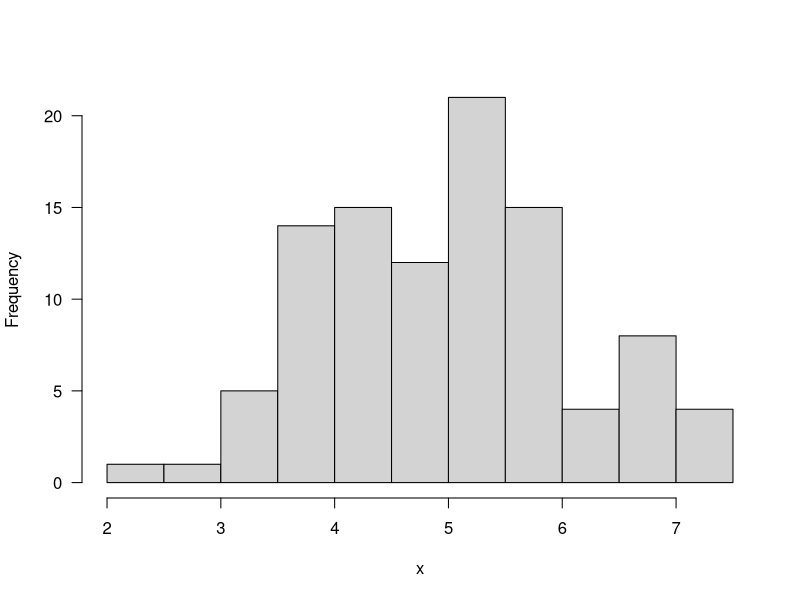
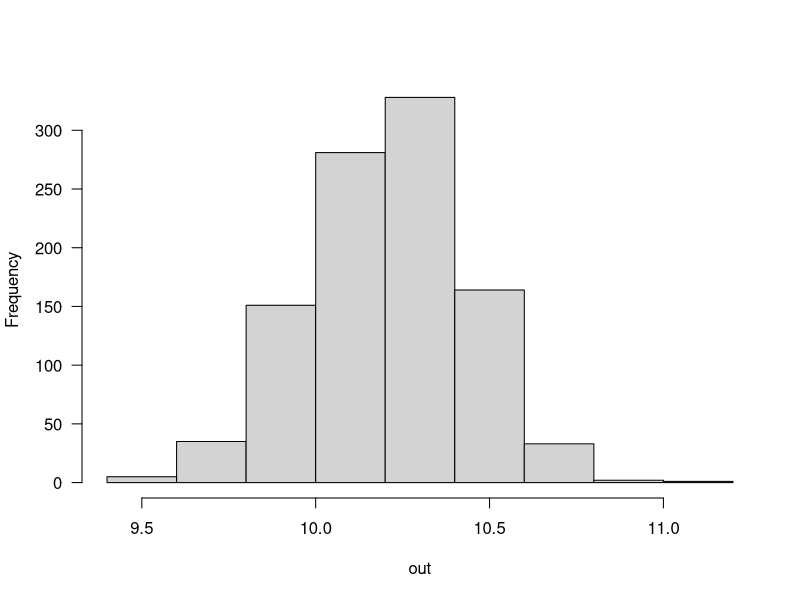
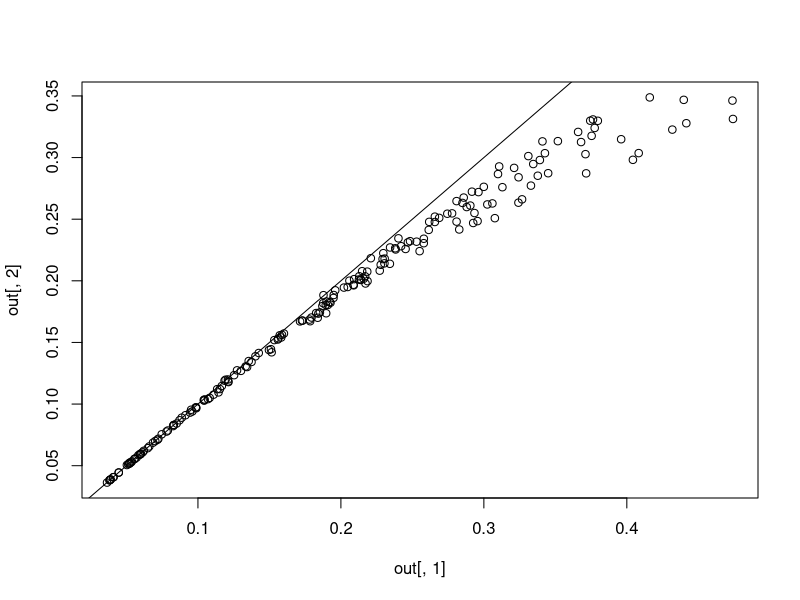
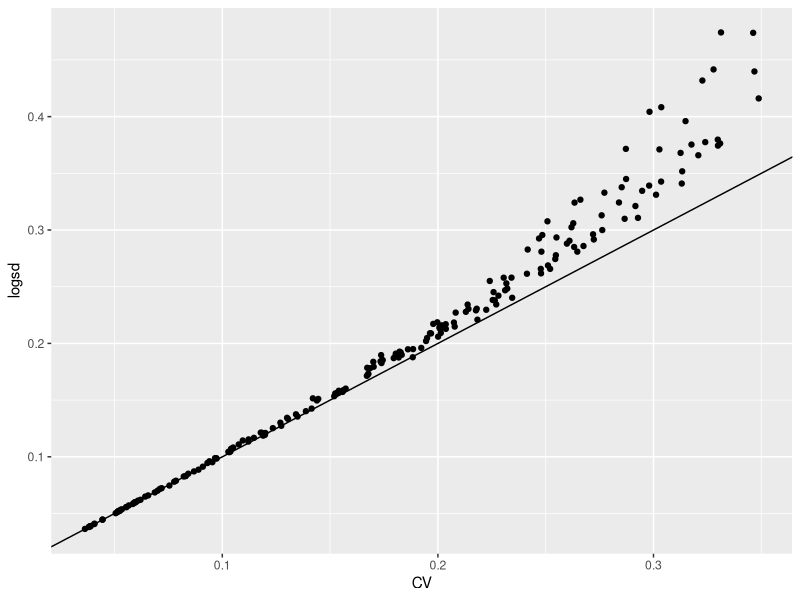

Recreate these plots in R, in order.
## ---- chunk 1
knitr::opts_chunk$set(echo = TRUE)
## ---- chunk 2
x <- rnorm(n=100, mean=5,sd=1)
mean(x)
sd(x)
hist(x,las=1,main = "")

set.seed(1)
x <- rnorm(50,10,2)
se_x <- sqrt(var(x)/length(x))

out = NULL
outcv = NULL
for(i in 1:1000){
sample = sample(x, replace=TRUE)
out[i] = mean(sample)
outcv[i] = sqrt(sd(sample)/mean(sample))
}

hist(out,las=1,main="")
sd(out)
quantile(out,c(0.025,0.975))
#or
mean(x) - 1.96*se_x
mean(x) + 1.96*se_x
## ---- chunk 3
cv <- sqrt(sd(x)/mean(x))
cv_out <- sqrt(sd(out)/mean(out))


outcv = NULL
for(i in 1:1000){
sample = sample(x, replace=TRUE)
outcv[i] = sd(sample)/mean(sample)
}

quantile(outcv,c(0.025,0.975))

## ---- chunk 4

sdvals <- runif(200,1,10)
out <- matrix(NA,200,2)
for(i in 1:200){
y <- rnorm(n=200, mean=30,sd=sdvals[i])
out[i,1] <- sd(log(y))
out[i,2] <- sd(y)/mean(y)
}

library(ggplot2)
plot(out[,1],out[,2]) 
lines(0:1,0:1)
out1<-data.frame(out)
colnames(out1) <- c("logsd","CV")
ggplot(out1,mapping = aes(x = CV, y = logsd)) +
  geom_point() +
  geom_abline()
